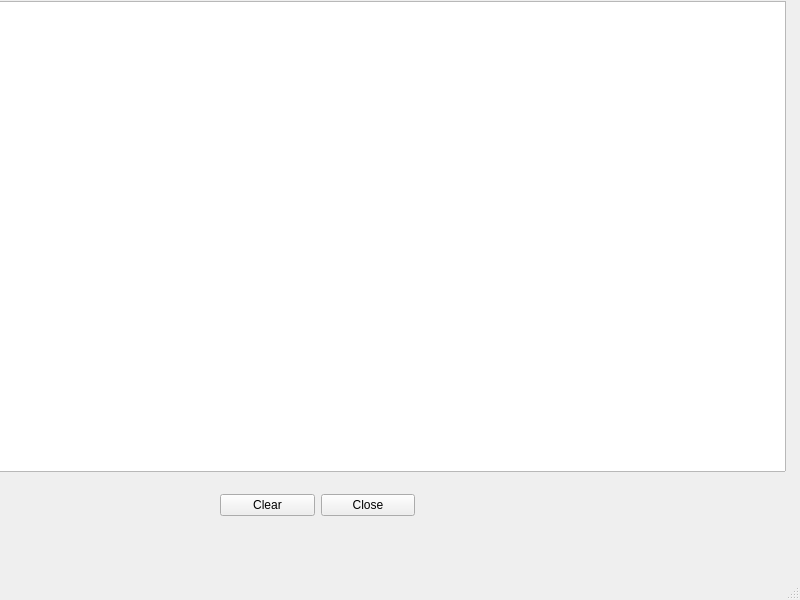
<?xml version="1.0" encoding="UTF-8"?>
<ui version="4.0">
 <class>canvas</class>
 <widget class="QMainWindow" name="canvas">
  <property name="geometry">
   <rect>
    <x>0</x>
    <y>0</y>
    <width>800</width>
    <height>600</height>
   </rect>
  </property>
  <property name="windowTitle">
   <string>MainWindow</string>
  </property>
  <widget class="QWidget" name="centralwidget">
   <widget class="QGraphicsView" name="graphicsView">
    <property name="geometry">
     <rect>
      <x>-5</x>
      <y>1</y>
      <width>791</width>
      <height>471</height>
     </rect>
    </property>
   </widget>
   <widget class="QWidget" name="">
    <property name="geometry">
     <rect>
      <x>220</x>
      <y>490</y>
      <width>195</width>
      <height>31</height>
     </rect>
    </property>
    <layout class="QHBoxLayout" name="horizontalLayout">
     <item>
      <widget class="QPushButton" name="pushButton">
       <property name="text">
        <string>Clear</string>
       </property>
      </widget>
     </item>
     <item>
      <widget class="QPushButton" name="pushButton_2">
       <property name="text">
        <string>Close</string>
       </property>
      </widget>
     </item>
    </layout>
   </widget>
  </widget>
  <widget class="QMenuBar" name="menubar">
   <property name="geometry">
    <rect>
     <x>0</x>
     <y>0</y>
     <width>800</width>
     <height>26</height>
    </rect>
   </property>
  </widget>
  <widget class="QStatusBar" name="statusbar"/>
 </widget>
 <resources/>
 <connections/>
</ui>
